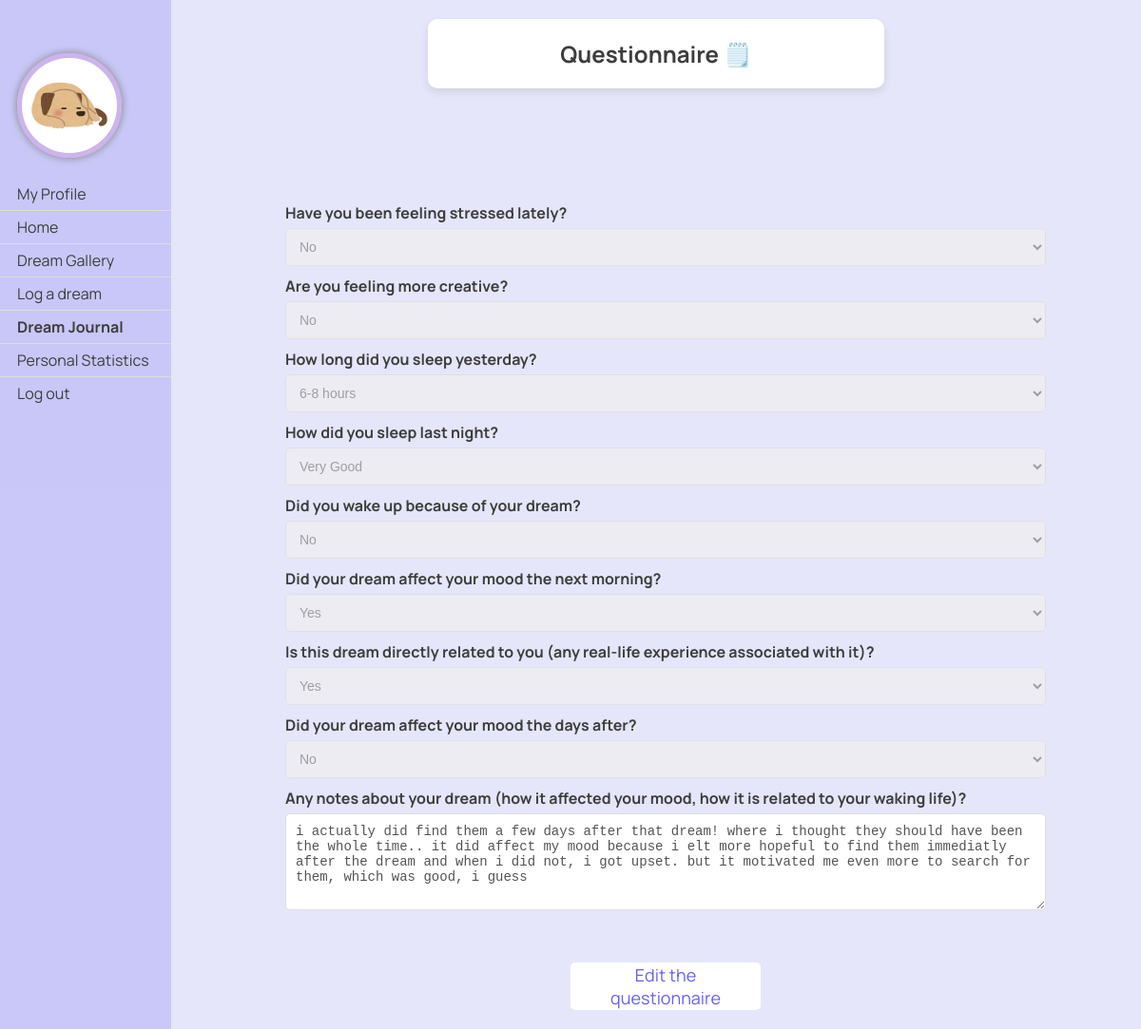
The page /dreams/questionnaire/305/ (signed in) on the database its author committed.
### dreams/models.py (models this page shows, shortened)
class Profile(models.Model):
    user = models.OneToOneField(User, on_delete=models.CASCADE)
    avatar = models.CharField(max_length=100, choices=[
        ('1.jpg', 'Picture 1'),
        ('3.jpg', 'Picture 3'),
        ('4.jpg', 'Picture 4'),
        ('5.jpg', 'Picture 5'),
        ('6.jpg', 'Picture 6'),
        ('7.jpg', 'Picture 7'),
        ('8.jpg', 'Picture 8'),
        ('9.jpg', 'Picture 9'),
        ('10.jpg', 'Picture 10'),
        ('11.jpg', 'Picture 11'),
        ('12.jpg', 'Picture 12'),
        ('13.jpg', 'Picture 13'),
    ],
                              default='1.jpg')
    bio = models.TextField()

class Questionnaire(models.Model):
    dream = models.OneToOneField(Dream, on_delete=models.CASCADE, related_name='questionnaire')
    quality_option = [
        ('0', 'Very poor'),
        ('1', 'Poor'),
        ('2', 'Neutral'),
        ('3', 'Good'),
        ('4', 'Very Good'),
    ]
    boolean_option = [
        ('0', 'No'),
        ('1', 'Yes'),
    ]
    duration_option = [
        ('0', 'Less than 3 hours'),
        ('1', '3-5 hours'),
        ('2', '6-8 hours'),
        ('3', 'More than 8 hours'),
    ]
    stress = models.CharField(max_length=1, choices=boolean_option, blank=True, null=True)
    creativity = models.CharField(max_length=1, choices=boolean_option, blank=True, null=True)
    sleep_duration = models.CharField(max_length=1, choices=duration_option, blank=True, null=True)
    sleep_quality = models.CharField(max_length=1, choices=quality_option, blank=True, null=True)
    awakening = models.CharField(max_length=1, choices=boolean_option, blank=True, null=True)
    morning_mood = models.CharField(max_length=1, choices=boolean_option, blank=True, null=True)
    dream_relation_oneself = models.CharField(max_length=1, choices=boolean_option, blank=True, null=True)
    dream_impact_mood = models.CharField(max_length=1, choices=boolean_option, blank=True, null=True)
    notes = models.TextField(blank=True, null=True)

### dreams/views.py (the view, shortened to what this page needs)
# urls.py: path('questionnaire/<int:dream_id>/', views.questionnaire, name='questionnaire'),
@login_required
def questionnaire(request, dream_id):
    dream = get_object_or_404(Dream, id=dream_id)
    edit_questionnaire = False
    view_only = request.method == 'GET'
    if hasattr(dream, 'questionnaire'):
        questionnaire = dream.questionnaire
        form = QuestionnaireForm(instance=questionnaire)
        if view_only:
            for field in form.fields.values():
                field.widget.attrs['disabled'] = 'disabled'
    else:
        questionnaire = None
        form = QuestionnaireForm()
    return render(request, 'dreams/questionnaire.html', {'form': form, 'dream': dream, 'view_only': view_only, 'edit_questionnaire': edit_questionnaire})

### dreams/templates/dreams/questionnaire.html (shortened to what this page needs)
{% load static %}
<!DOCTYPE html>
<html lang="en">
<head>
    <link rel="stylesheet" type="text/css" href="{% static 'css/styles.css' %}">
</head>
<body>
<div class="sidenav">
    <a href="{% url 'dreams:profile' %}" class="profile-link">
        <img src="{% static 'pfps/'|add:user.profile.avatar %}"
             style="width: 100px; height: 100px; border-radius: 50%; border: 5px solid #cdb4eb; box-shadow: 0 0 10px #808080;">
        <br></br>
        <span>My Profile</span>
    </a>
    <a href="/">Home</a>
    <a href="{% url 'dreams:gallery' %}">Dream Gallery</a>
    <a href="{% url 'dreams:log_dream' %}">Log a dream</a>
    <a href="{% url 'dreams:dream_journal' %}"><b>Dream Journal</b></a>
    <a href="{% url 'dreams:personal_statistics' %}">Personal Statistics</a>
    <a href="{% url 'logout' %}">Log out</a>
</div>
<div class="header">
    <h2>Questionnaire 🗒️</h2>
</div>
    <div class="container">
        <form class="form-container" method="post">
            {% for field in form %}
                <div class="form-group">
                    {{ field.label_tag }}
                    {{ field }}
                </div>
            {% endfor %}
            {% if view_only %}
                <div style="display: flex; gap: 10px; margin-top: 50px; justify-content: center;">
                    <form action="{% url 'dreams:questionnaire' dream.id %}" method="post">
                        <button type="submit" name="edit_questionnaire" value="true" class="btn">Edit the questionnaire</button>
                    </form>
                </div>
             {% else %}
             <button type="submit" class="btn btn-primary">Submit</button>
            {% endif %}
        </form>
    </div>
</body>
</html>

### static/css/styles.css (style rules this page uses)
body { font-family: 'Manrope', -apple-system, BlinkMacSystemFont, "Segoe UI", Roboto, Oxygen-Sans, Ubuntu, Cantarell, "Helvetica Neue", sans-serif; margin: 0; padding: 0; background-color: #E6E6FA; }
.button, button { font-family: 'Manrope', sans-serif; background-color: white; color: rgba(103, 96, 240); text-decoration: none; padding: 10px 20px; border: none; border-radius: 5px; font-size: 18px; cursor: pointer; width: 200px; height: 50px; display: inline-flex; align-items: center; justify-content: center; transition: background-color 0.3s, color 0.3s; }

### dreams/templates/dreams/questionnaire.html (style rules this page uses)
body, html { margin: 0; padding: 0; width: 100%; height: 100%; font-family: 'Manrope', -apple-system, BlinkMacSystemFont, "Segoe UI", Roboto, Oxygen-Sans, Ubuntu, Cantarell, "Helvetica Neue", sans-serif; display: flex; flex-direction: column; justify-content: space-between; align-items: center; }
.header { background: #FFFFFF; color: #3D3D3D; border-radius: 10px; box-shadow: 0 4px 8px rgba(0, 0, 0, 0.1); width: 40%; text-align: center; margin-top: 20px; margin-left: 180px; margin-bottom: 220px; z-index: 2; position: relative; }
.sidenav { height: 100%; width: 180px; position: fixed; z-index: 1; top: 0; left: 0; background-color: rgba(103, 96, 240, 0.224); overflow-x: hidden; padding-top: 50px; }
.sidenav a { padding: 6px 8px 6px 18px; text-decoration: none; font-size: 16px; color: #3D3D3D; display: block; border-bottom: 1px solid #ddd; }
.sidenav a:last-child { border-bottom: none; }
.container { display: flex; flex-direction: column; font-family: 'Manrope'; justify-content: center; align-items: center; width: calc(100% - 200px); height: calc(100vh - 150px); margin-left: 200px; z-index: 1; }
.form-container { max-width: 800px; width: 100%; padding: 20px; border-radius: 10px; }
.form-group { margin-bottom: 10px; }
.form-group label { display: block; font-weight: bold; margin-bottom: 5px; color: #3D3D3D; }
.form-group input, .form-group select, .form-group textarea { width: 100%; padding: 10px; border: 1px solid #ddd; border-radius: 5px; box-sizing: border-box; font-size: 14px; }
.form-group textarea { resize: vertical; min-height: 100px; background-color: #FFFFFF; }

### rows shown on the page
Questionnaire: form "No" "No" "6-8 hours" "Very Good" "No" "Yes" "Yes" "No" "i actually did find them a few days after that dream! where i thought they should have been the whole time.. it did affect my mood because i elt more hopeful to find them immediatly after the dream and when i did not, i got upset. but it motivated me even more to search for them, which was good, i guess"

### other values the page prints
{{ field.label_tag }} "Have you been feeling stressed lately?" "Are you feeling more creative?" "How long did you sleep yesterday?" "How did you sleep last night?" "Did you wake up because of your dream?" "Did your dream affect your mood the next morning?" "Is this dream directly related to you (any real-life experience associated with it)?" "Did your dream affect your mood the days after?" "Any notes about your dream (how it affected your mood, how it is related to your waking life)?"
